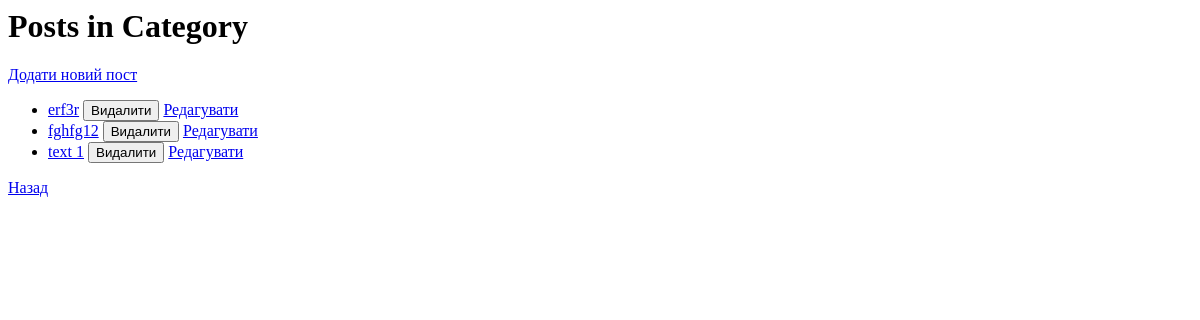
Before: /forum/topics/1/ with the older database file.
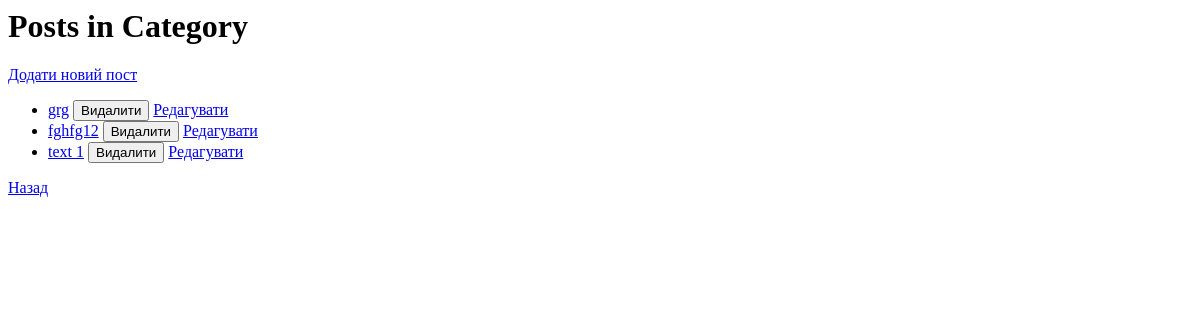
After: the same page with the newer database file.
### portal/models.py (models this page shows, shortened)
class ForumPost(models.Model):
    category = models.ForeignKey(ForumCategory, on_delete=models.CASCADE, related_name='forum_posts')
    author = models.ForeignKey(User, on_delete=models.CASCADE, related_name='forum_posts')
    title = models.CharField(max_length=255)
    text = models.TextField()
    image = models.ImageField(upload_to='forum_posts/images/', blank=True, null=True)
    video = models.FileField(upload_to='forum_posts/videos/', blank=True, null=True)
    created_at = models.DateTimeField(auto_now_add=True)
    comments = GenericRelation(Comment)

### portal/views.py (the view)
# urls.py: path('forum/topics/<int:category_id>/',views.ForumPostListView.as_view(), name='forum_post_list'),
class ForumPostListView(ListView):
    model = ForumPost
    template_name = 'portal/forum/forum_post_list.html'
    context_object_name = 'forum_posts'
    def get_queryset(self):
        category_id = self.kwargs.get('category_id')
        if not ForumCategory.objects.filter(id=category_id).exists():
            return ForumPost.objects.none()  # Якщо категорія не існує
        return ForumPost.objects.filter(category_id=category_id).order_by('-created_at')
    def get_context_data(self, **kwargs):
        context = super().get_context_data(**kwargs)
        context['category_id'] = self.kwargs['category_id']  # Додаємо category_id у контекст
        return context

### templates/portal/forum/forum_post_list.html (shortened to what this page needs)
<h1>Posts in Category</h1>
<a href="{% url 'add_forum_post' category_id %}" class="btn btn-success">Додати новий пост</a>
{% if forum_posts %}
    <ul>
        {% for post in forum_posts %}
            <li>
                <a href="{% url 'forum_post_detail' post.id %}">{{ post.title }}</a>
                <form method="post" action="{% url 'delete_forum_post' post.id %}" style="display:inline;">
                    <button type="submit" class="delete-btn" onclick="return confirm('Ви впевнені, що хочете видалити цей пост?');">Видалити</button>
                </form>
                <a href="{% url 'edit_forum_post' post.id %}?next={{ request.get_full_path }}">Редагувати</a>
            </li>
        {% endfor %}
    </ul>
{% else %}
    <p>No posts available in this category.</p>
{% endif %}
<a href="{% url 'category_list'  %}" class="back-link">Назад</a>

Changed rows visible on the page:
removed ForumPost: title "erf3r"
added ForumPost: title "grg"
